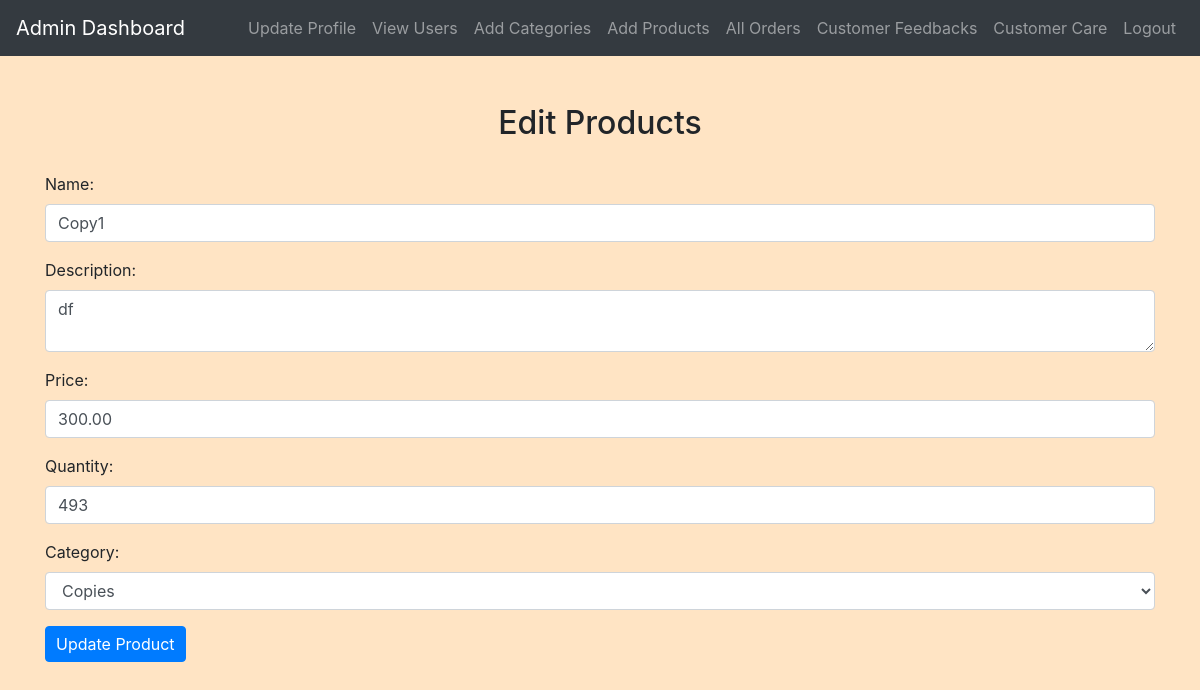
The app's page /admin/edit_gift.php?gift_id=2 (signed in) with its own data.
### tables this page shows
CREATE TABLE `gifts` (
  `gift_id` int(11) NOT NULL,
  `name` varchar(255) NOT NULL,
  `description` text NOT NULL,
  `price` decimal(10,2) NOT NULL,
  `category_id` int(11) DEFAULT NULL,
  `image_url` varchar(255) DEFAULT NULL,
  `quantity` int(11) DEFAULT 0
);

CREATE TABLE `categories` (
  `id` int(11) NOT NULL,
  `name` varchar(255) NOT NULL
);

### admin/edit_gift.php (the view, shortened to what this page needs)
<?php
include('config.php');
$gift_id = $_GET["gift_id"];
$gift_query = "SELECT * FROM gifts WHERE gift_id = $gift_id";
$gift_result = mysqli_query($conn, $gift_query);
$giftRow = mysqli_fetch_assoc($gift_result);
$categoryQuery = "SELECT id, name FROM categories";
$categoryResult = mysqli_query($conn, $categoryQuery);
?>
<!DOCTYPE html>
<html>
<head>
    <link rel="stylesheet" href="https://maxcdn.bootstrapcdn.com/bootstrap/4.5.2/css/bootstrap.min.css">
    <link rel="stylesheet" href="../css/style.css">
</head>
<body>
<?php
include('admin_navbar.php');
?>
<div class="container mt-5">
    <h2>Edit Products</h2>
    <form method="post" action="<?php echo htmlspecialchars($_SERVER["PHP_SELF"]) . "?gift_id=$gift_id"; ?>">
        <div class="form-group">
            <label for="name">Name:</label>
            <input type="text" class="form-control" id="name" name="name" value="<?php echo $giftRow['name']; ?>" required>
        </div>
        <div class="form-group">
            <label for="description">Description:</label>
            <textarea class="form-control" id="description" name="description" required><?php echo $giftRow['description']; ?></textarea>
        </div>
        <div class="form-group">
            <label for="price">Price:</label>
            <input type="number" class="form-control" id="price" name="price" step="0.01" value="<?php echo $giftRow['price']; ?>" required>
        </div>
        <div class="form-group">
            <label for="quantity">Quantity:</label>
            <input type="number" class="form-control" id="quantity" name="quantity" value="<?php echo $giftRow['quantity']; ?>" required>
        </div>
        <div class="form-group">
            <label for="category">Category:</label>
            <select class="form-control" id="category" name="category_id" required>
                <?php while ($categoryRow = mysqli_fetch_assoc($categoryResult)) { ?>
                    <option value="<?php echo $categoryRow['id']; ?>" <?php if ($categoryRow['id'] === $giftRow['category_id']) echo "selected"; ?>>
                        <?php echo $categoryRow['name']; ?>
                    </option>
                <?php } ?>
            </select>
        </div>
        <button type="submit" class="btn btn-primary">Update Product</button>
    </form>
</div>
</body>
</html>

### css/style.css (style rules this page uses)
body { background-color: bisque; }
h1, h2, h3, h4 { text-align: center; margin-top: 30px; margin-bottom: 30px; }
.btn-primary { padding: 5px 10px; }

### records on screen
gifts: name "Copy1", description "df", price "300.00", quantity "493", category_id "Copies"
